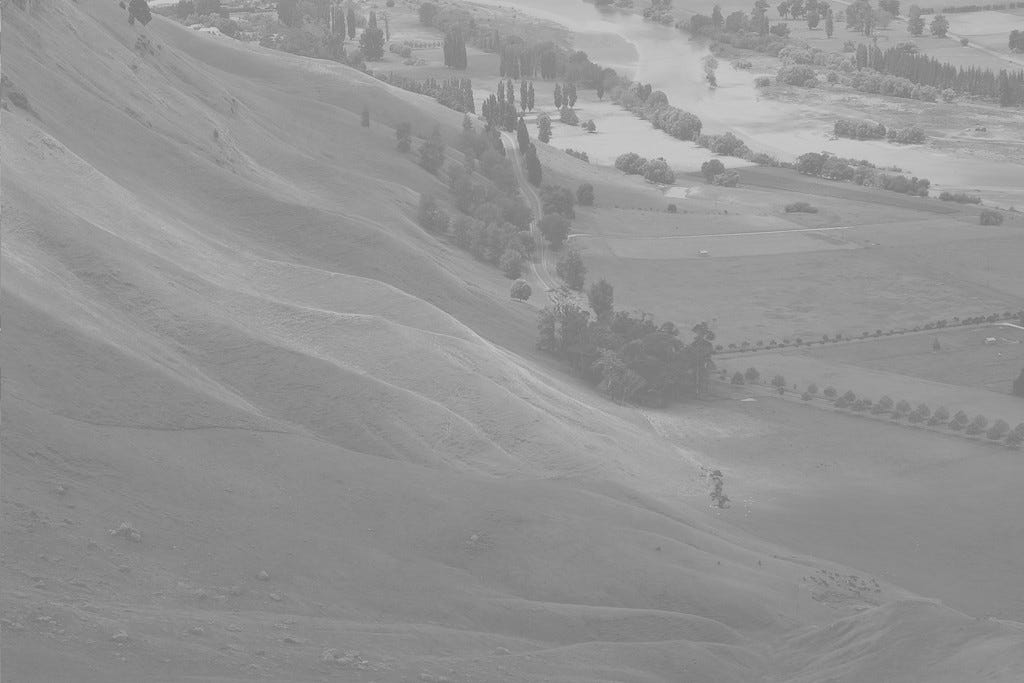
#> input picture ADA/Exercise/hist/hist.jpg, 1024 x 683 px
$ jupyter execute --allow-errors lab.ipynb
#> lines starting #> are read from the running program, lines starting #| are printed output that depends on the picture
[cell 1]
from skimage import io, color
from skimage.measure import shannon_entropy
import cv2

[cell 2]
import numpy as np
from matplotlib import pyplot as plt

image_rgb=cv2.imread('hist.jpg')
#> image_rgb is the input picture: shape (683, 1024, 3); min 110, max 217, mean 148
histogram=cv2.calcHist([image_rgb],[0],None,[256],[0,256])
#> histogram = 256 values, max 28580 at index 138, min 0 at index 0, mean 2732

[cell 3]
plt.plot(histogram)
plt.title(' Gray scale Histogram')
plt.xlabel('Pixel Value') #pixel value
plt.ylabel('Frequency') #pixel count
plt.xlim([0, 256])
plt.show()
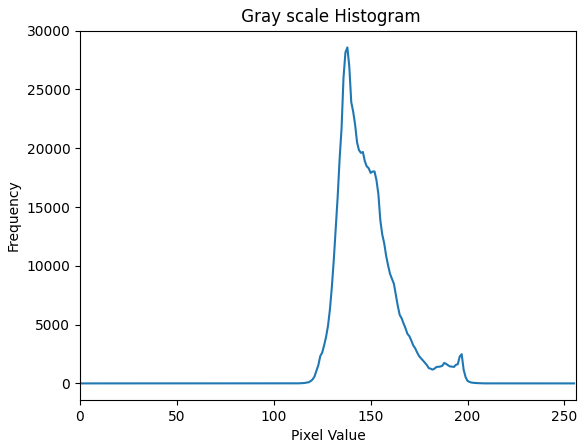
#> figure drawn by matplotlib, 1 panel; curve peaks at x = 138, y = 28580

[cell 4]
plt.imshow(image_rgb)

[cell 5]
newImage=cv2.imread('cham.jpg')
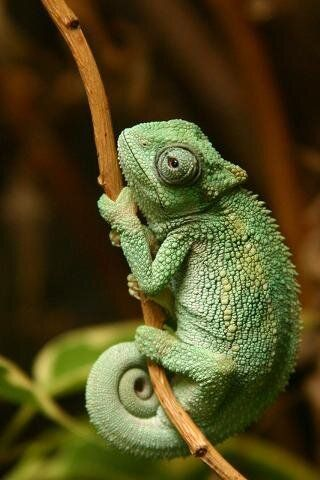
#> input picture ADA/Exercise/noise/cham.jpg, 320 x 480 px, found by its file name
#> newImage is the input picture: shape (480, 320, 3); mean B, G, R 31.7, 72.2, 79.5
newImage=cv2.cvtColor(newImage, cv2.COLOR_BGR2GRAY)
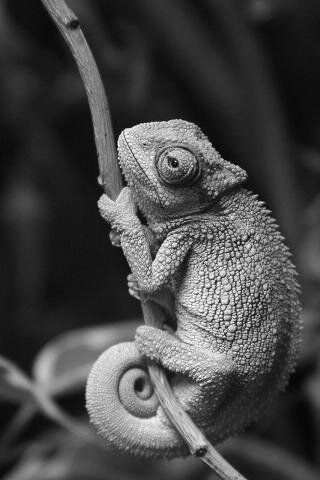
#> newImage: shape (480, 320); min 1, max 253, mean 69.7
# plt.imshow(newImage)
